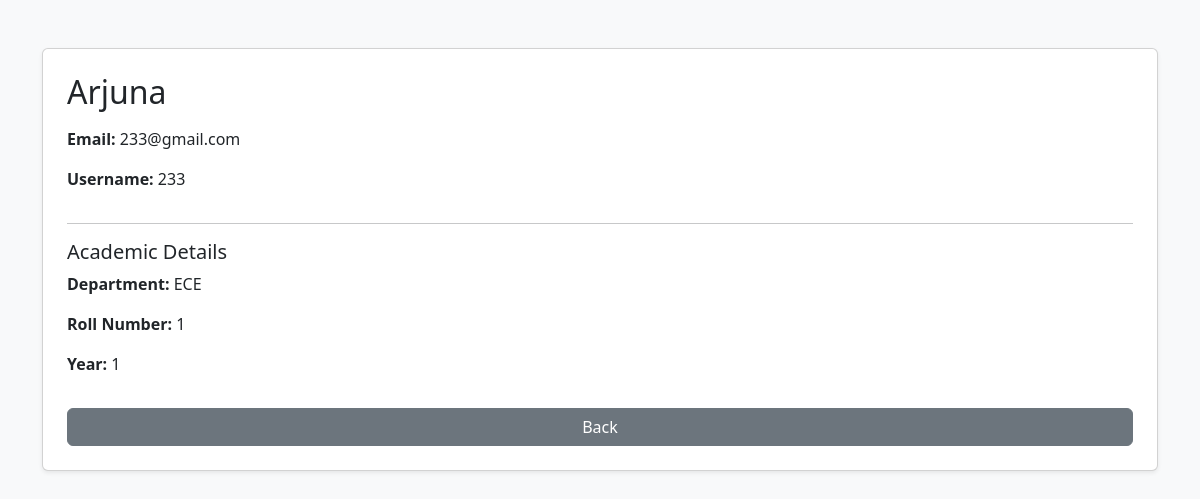
The app's page /manager/student/2 (signed in) with its own data.
### application/models.py (models this page shows)
class User(db.Model, UserMixin):
    id = db.Column(db.Integer, primary_key=True)
    username = db.Column(db.String(80), unique=True, nullable=False)
    email = db.Column(db.String(120), unique=True, nullable=False)
    name = db.Column(db.String(120), nullable=False)
    password = db.Column(db.String(200), nullable=False)
    type = db.Column(db.String, nullable=False, default="user")
    isBlacklisted = db.Column(db.Boolean, nullable=False, default=False)
    student = db.relationship('Student', backref='user', uselist=False)

class Student(db.Model):
    id = db.Column(db.Integer, primary_key=True)
    userId = db.Column(db.Integer, db.ForeignKey('user.id'), nullable=False)
    rollNumber = db.Column(db.String(20), unique=True, nullable=False)
    department = db.Column(db.String(50), nullable=False)
    gpa = db.Column(db.Float, nullable=False)
    resume = db.Column(db.String(200), nullable=True)  # Path to resume file
    yearOfStudy = db.Column(db.Integer, nullable=False)
    applications = db.relationship("Application",back_populates="student", cascade="all, delete-orphan" )

### application/controllers.py (the view)
@app.route("/manager/student/<int:id>")
@login_required
def student_profile(id):
    if current_user.type != "manager":
        return redirect("/login")
    student = Student.query.filter_by(userId=id).first()
    user = User.query.get(id)
    return render_template(
        "studentprofiles.html",
        user=user,
        student=student
    )

### app.py (called while the page is built)
def create_app():
    app = Flask(__name__)
    app.config['SECRET_KEY'] = "afgjke12359754iloyuremane45j"
    app.config['SQLALCHEMY_DATABASE_URI'] = 'sqlite:///placement_portal.sqlite3'
    app.config['SQLALCHEMY_TRACK_MODIFICATIONS'] = False
    app.debug = True
    db.init_app(app)
    login_manager.init_app(app)
    login_manager.login_view = "login"
    @login_manager.user_loader
    def load_user(user_id):
        if not user_id:
            return None
        try:
            uid = int(user_id)
        except Exception:
            return None
        user = User.query.get(uid)
        if user:
            return user
        return Company.query.get(uid)
    return app

### templates/studentprofiles.html (shortened to what this page needs)
<!DOCTYPE html>
<html>
<head>
<link href="https://cdn.jsdelivr.net/npm/bootstrap@5.3.0/dist/css/bootstrap.min.css" rel="stylesheet">
</head>
<body class="bg-light">
<div class="container mt-5">
<div class="card shadow-sm p-4">
<h2 class="mb-3">{{ user.name }}</h2>
<p><strong>Email:</strong> {{ user.email }}</p>
<p><strong>Username:</strong> {{ user.username }}</p>
<hr>
<h5>Academic Details</h5>
<p><strong>Department:</strong> {{ student.department }}</p>
<p><strong>Roll Number:</strong> {{ student.rollNumber }}</p>
<p><strong>Year:</strong> {{ student.yearOfStudy }}</p>
<a href="/manager/students" class="btn btn-secondary mt-3">
Back
</a>
</div>
</div>
</body>
</html>

### records on screen
User: name "Arjuna", email "233@gmail.com", username "233"
Student: department "ECE", rollNumber "1", yearOfStudy "1"
